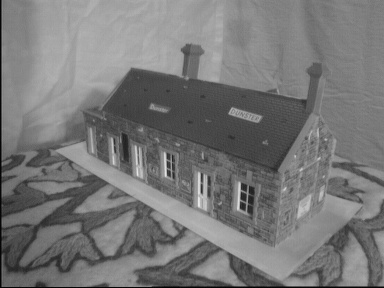
#> input picture house1.jpg, 384 x 288 px
$ python P2_e.py
#> lines starting #> are read from the running program, lines starting #| are printed output that depends on the picture; long printed decimals are rounded
from PIL import Image
import numpy as np
import matplotlib.pyplot as plt
import cv2 as cv
from numpy import linalg as la
import random
# from scipy.spatial import distance
import scipy

def load_input():
    I1 = cv.imread('house1.jpg')
#> I1 is the input picture: shape (288, 384, 3); min 0, max 232, mean 119.2
    I2 = cv.imread('house2.jpg')
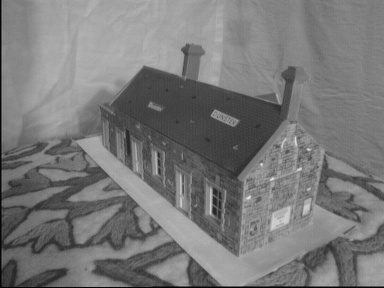
#> input picture house2.jpg, 384 x 288 px
#> I2 is the input picture: shape (288, 384, 3); min 0, max 229, mean 120.7
    # I1 = cv.imread('E:/UIUC_course/FALL_SEMESTER/Computer_Vision/MP4/MP4_part2_data/MP4_part2_data/gaudi1.jpg')
    # I2 = cv.imread(r"E:\UIUC_course\FALL_SEMESTER\Computer_Vision\MP4\MP4_part2_data\MP4_part2_data\gaudi2.jpg")
    I3 = np.zeros((I1.shape[0], I1.shape[1] * 2, 3))
    I3[:, :I1.shape[1], :] = I1
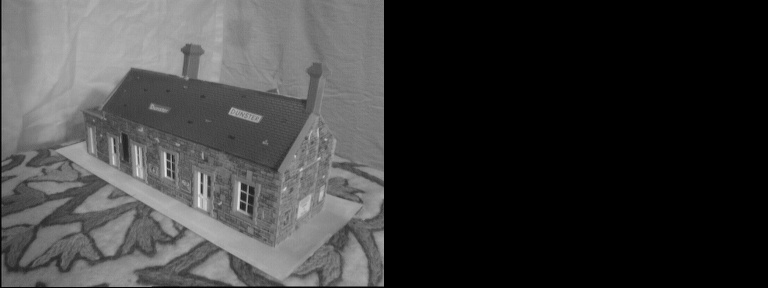
#> I3: shape (288, 768, 3) float64; min 0, max 232, mean 59.6
    I3[:, I1.shape[1]:, :] = I2
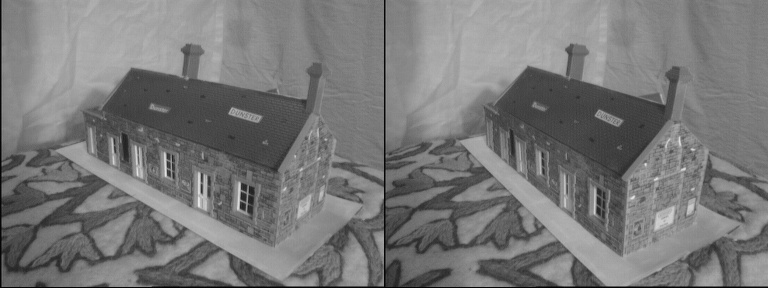
#> I3: shape (288, 768, 3) float64; min 0, max 232, mean 120
    return I1, I2, I3

def SIFT_detect(img1, img2, threshold):
#> called with threshold = 20000
    gray1 = cv.cvtColor(img1, cv.COLOR_BGR2GRAY)
    sift1 = cv.SIFT_create()
    kp1, des1 = sift1.detectAndCompute(gray1, None)
#> kp1 = 585 keypoints; strongest (x, y, size): (202, 191, 2), (242, 206, 3.8), (243, 196, 3.9), (243, 187, 3.9)
    gray2 = cv.cvtColor(img2, cv.COLOR_BGR2GRAY)
    sift = cv.SIFT_create()
    kp2, des2 = sift.detectAndCompute(gray2, None)
#> kp2 = 595 keypoints; strongest (x, y, size): (308, 149, 2.1), (300, 169, 2.2), (214, 211, 3.3), (210, 212, 2.2)

    distance = scipy.spatial.distance.cdist(des1, des2, 'sqeuclidean')
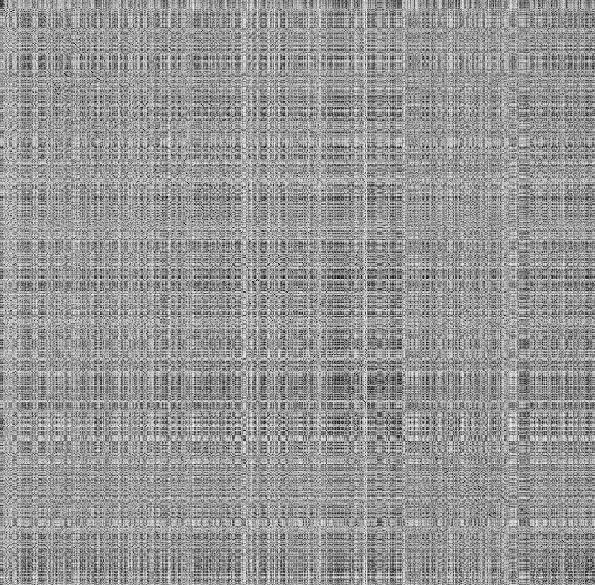
#> distance: shape (585, 595) float64; min 5166, max 478356, mean 283825.4; drawn with min black and max white

    pairs = []
    for row in range(des1.shape[0]):  # des1.shape[0]
        if (np.min(distance, axis=1)[row] < threshold):
            pairs.append(np.where(distance == np.min(distance, axis=1)[row]))
#> after the loop, pairs = 54 items, first 6: ([5], [551]), ([11], [11]), ([25], [28]), ([44], [75]), ([68], [67]), ([71], [91])
    print("pairs number: ", len(pairs))
#| pairs number:  54
    all_inliers = np.zeros((len(pairs), 4))
#> all_inliers = 54 rows, first 6: [0, 0, 0, 0], [0, 0, 0, 0], [0, 0, 0, 0], [0, 0, 0, 0], [0, 0, 0, 0], [0, 0, 0, 0]
    for i in range(len(pairs)):
        all_inliers[i][0] = kp1[pairs[i][0][0]].pt[0]  # image1 x
        all_inliers[i][1] = kp1[pairs[i][0][0]].pt[1]  # image1 y
        all_inliers[i][2] = kp2[pairs[i][1][0]].pt[0]  # image2 x
        all_inliers[i][3] = kp2[pairs[i][1][0]].pt[1]  # image2 x
#> this loop made 54 passes
#> after the loop, all_inliers = 54 rows, first 6: [2.53, 225.6, 336.8, 284.4], [7.01, 228.2, 7.06, 208], [17.46, 225.5, 15.1, 206.6], [30.25, 184.5, 41.25, 171], [46.36, 221.7, 39, 206.4], [48.75, 197.8, 51.81, 184]
    return all_inliers

def plot_matches(I1, I3, matches):
    fig, ax = plt.subplots()
    ax.set_aspect('equal')
    ax.imshow(np.array(I3 / 255).astype(float))
    ax.plot(matches[:, 0], matches[:, 1], '+r')
    ax.plot(matches[:, 2] + I1.shape[1], matches[:, 3], '+r')
    ax.plot([matches[:, 0], matches[:, 2] + I1.shape[1]], [matches[:, 1], matches[:, 3]], 'r')
    plt.show()

def visualize_epipolar(F,matches,I2):
    N = len(matches)
    M = np.c_[matches[:, 0:2], np.ones((N, 1))].transpose()
    L1 = np.matmul(F, M).transpose()  # transform points from
    # the first image to get epipolar lines in the second image
    # find points on epipolar lines L closest to matches(:,3:4)
    l = np.sqrt(L1[:, 0] ** 2 + L1[:, 1] ** 2)
    L = np.divide(L1, np.kron(np.ones((3, 1)), l).transpose())  # rescale the line
    pt_line_dist = np.multiply(L, np.c_[matches[:, 2:4], np.ones((N, 1))]).sum(axis=1)
    closest_pt = matches[:, 2:4] - np.multiply(L[:, 0:2], np.kron(np.ones((2, 1)), pt_line_dist).transpose())

    # find endpoints of segment on epipolar line (for display purposes)
    pt1 = closest_pt - np.c_[L[:, 1], -L[:, 0]] * 100  # offset from the closest point is 10 pixels
    pt2 = closest_pt + np.c_[L[:, 1], -L[:, 0]] * 100

    fig, ax = plt.subplots()
    ax.set_aspect('equal')
    ax.imshow(np.array(I2 / 255).astype(float))
    ax.plot(matches[:, 2], matches[:, 3], '+r')
    ax.plot([matches[:, 2], closest_pt[:, 0]], [matches[:, 3], closest_pt[:, 1]], 'r')
    ax.plot([pt1[:, 0], pt2[:, 0]], [pt1[:, 1], pt2[:, 1]], 'g')
    plt.show()

def fundamental_matrix(matches):
    N = len(matches)
    sample_index = random.sample(range(0, N), 8)
    A = np.zeros(shape=(8,9))
    for i in range(8):
        A[i][0] = matches[sample_index[i]][0] * matches[sample_index[i]][2]
        A[i][1] = matches[sample_index[i]][1] * matches[sample_index[i]][2]
        A[i][2] = matches[sample_index[i]][2]
        A[i][3] = matches[sample_index[i]][0] * matches[sample_index[i]][3]
        A[i][4] = matches[sample_index[i]][1] * matches[sample_index[i]][3]
        A[i][5] = matches[sample_index[i]][3]
        A[i][6] = matches[sample_index[i]][0]
        A[i][7] = matches[sample_index[i]][1]
        A[i][8] = 1
    U, S, V = la.svd(A)
    F_unnoramlized = V[len(V) - 1].reshape(3, 3)
    _U, _sigma, _V = la.svd(F_unnoramlized)
    _sigma[2] = 0
    F_normalized = _U @ (np.diag(_sigma)) @ _V
    return F_unnoramlized,F_normalized

def f_residual(threshold, matches, F):
    total_inlier = 0
    residual = 0
    inlier = np.zeros(shape=(len(matches),4))
    for i in range(len(matches)):
        X_2 = [matches[i][2], matches[i][3],1]
        X_1 = [[matches[i][0]],[matches[i][1]],[1]]
        each_residual = X_2 @ F @ X_1
        if abs(each_residual) < threshold:
            inlier[total_inlier] = matches[i]
            total_inlier += 1
            residual += abs(each_residual)
    return total_inlier, residual, inlier

def normalize(matches):
    N = len(matches)
    normalize_match = matches
    max = np.max(matches, axis=0)
    min = np.min(matches, axis=0)
    for col in range(4):
        for row in range(N):
            normalize_match[row][col] = (matches[row][col] - min[col])/(max[col] - min[col])
    return normalize_match

def fit_fundamental(iteration, threshold, matches):
    N = len(matches)
    pre_inlier = 0
    F_copy = []
    for _iter in range(iteration):
        F_unnoramlized, F_normalized = fundamental_matrix(matches)
        total_inlier, residual, inlier_pairs = f_residual(threshold, matches, F_normalized)
        if pre_inlier < total_inlier:
            pre_inlier = total_inlier
            pre_residual = float(residual / pre_inlier)
            F_copy = F_normalized
            pre_inlier_pairs = inlier_pairs[:pre_inlier, :]
    return F_copy, pre_inlier, pre_residual, pre_inlier_pairs

if __name__ == '__main__':
    I1, I2, I3 = load_input()
    matches = SIFT_detect(I1, I2, threshold=20000)
#> matches has the same summary as all_inliers in SIFT_detect
    plot_matches(I1, I3, matches)
#> in plot_matches, `plt.show()`:
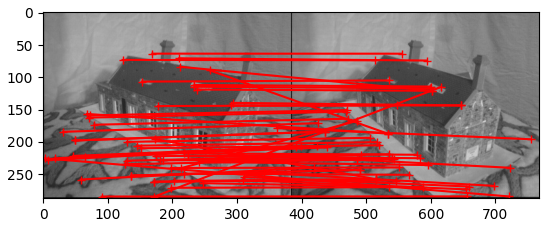
#> figure drawn by matplotlib, 1 panel

    # normalize_match = normalize(matches)
    F, inliers, residual, inlier_pairs = fit_fundamental(iteration=10000, matches = matches, threshold = 0.001)
#> in fit_fundamental, `N = len(matches)`: N = 54
#> the loop in fit_fundamental, `for _iter in range(iteration):` made 10000 passes
#> (total_inlier, residual, pre_inlier, pre_residual, pre_inlier_pairs) on passes 2, 8: (1, [0.000908], 1, 0.000908, [[198.1, 271.1, 152, 270.1]]), (2, [0.00164], 2, 0.000821, [[197.8, 240.4, 167.2, 239.6], [258.1, 89.46, 148.9, 187.1]])
#> (total_inlier, residual, pre_inlier, pre_residual) on passes 17, 23: (6, [0.00307], 6, 0.000511), (19, [0.00401], 19, 0.000211)
#> after the loop in fit_fundamental, `for _iter in range(iteration):`: pre_inlier = 28; pre_inlier_pairs = 28 rows, first 6: [48.75, 197.8, 51.81, 184], [48.75, 197.8, 51.81, 184], [57.78, 258.2, 34.35, 240.2], [64.03, 222.9, 54.67, 208.6], [67.56, 156.7, 148.9, 187.1], [79.06, 173.5, 87.96, 164.1]; pre_residual = 0.00036
#> F = [[5.02e-06, 4.3e-05, -0.0106], [-4.31e-05, 2.07e-05, 0.00526], [0.00853, -0.0134, 1]]; inliers = 28; residual = 0.00036; inlier_pairs has the same summary as pre_inlier_pairs in fit_fundamental
    print("residual: ", residual)
#| residual:  0.0003602
    print("inlier numbers: ", inliers)
#| inlier numbers:  28
    # visualize_epipolar(F,matches,I2)
    visualize_epipolar(F, inlier_pairs, I2)
#> in visualize_epipolar, `N = len(matches)`: N = 28
#> in visualize_epipolar, `L1 = np.matmul(F, M).transpose()`: L1 = 28 rows, first 8: [-0.0018, 0.00725, -1.24], [-0.0018, 0.00725, -1.24], [0.00085, 0.00811, -1.98], [-0.000641, 0.00711, -1.45], [-0.00347, 0.00559, -0.53], [-0.00269, 0.00544, -0.656], [-0.0013, 0.00383, -0.584], [0.000979, 0.0046, -1.22]
#> in visualize_epipolar, `l = np.sqrt(L1[:, 0] ** 2 + L1[:, 1] ** 2)`: l = 28 values, max 0.00816 at index 2, min 0.00024 at index 21, mean 0.00392
#> in visualize_epipolar, `L = np.divide(L1, np.kron(np.ones((3, 1)), l).transpose())`: L = 28 rows, first 8: [-0.241, 0.971, -166.2], [-0.241, 0.971, -166.2], [0.104, 0.995, -242.4], [-0.0898, 0.996, -202.8], [-0.527, 0.85, -80.47], [-0.443, 0.896, -108.1], [-0.321, 0.947, -144.6], [0.208, 0.978, -260.1]
#> in visualize_epipolar, `pt_line_dist = np.multiply(L, np.c_[matches[:, 2:4], np.ones((N, 1))])..`: pt_line_dist = 28 values, max 0.362 at index 19, min -1.3 at index 22, mean -0.0725
#> in visualize_epipolar, `closest_pt = matches[:, 2:4] - np.multiply(L[:, 0:2], np.kron(np.ones(..`: closest_pt = 28 pairs, first value 34.35 to 371.1, second value 164.1 to 270.3
#> in visualize_epipolar, `pt1 = closest_pt - np.c_[L[:, 1], -L[:, 0]] * 100`: pt1 = 28 pairs, first value -65.11 to 469.9, second value 119.8 to 369.9
#> in visualize_epipolar, `pt2 = closest_pt + np.c_[L[:, 1], -L[:, 0]] * 100`: pt2 = 28 pairs, first value 133.8 to 291.6, second value 148.5 to 242.6
#> in visualize_epipolar, `plt.show()`:
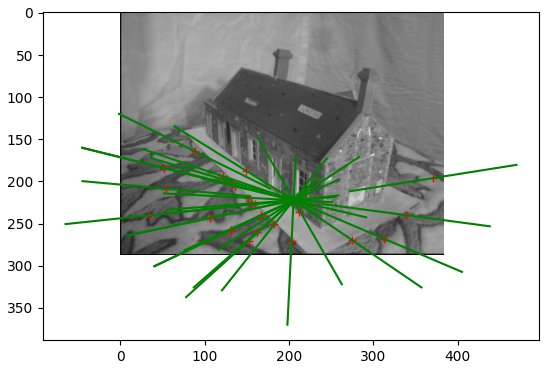
#> figure drawn by matplotlib, 1 panel
    # print("inlier_pairs[:inliers,:]: ", inlier_pairs)
